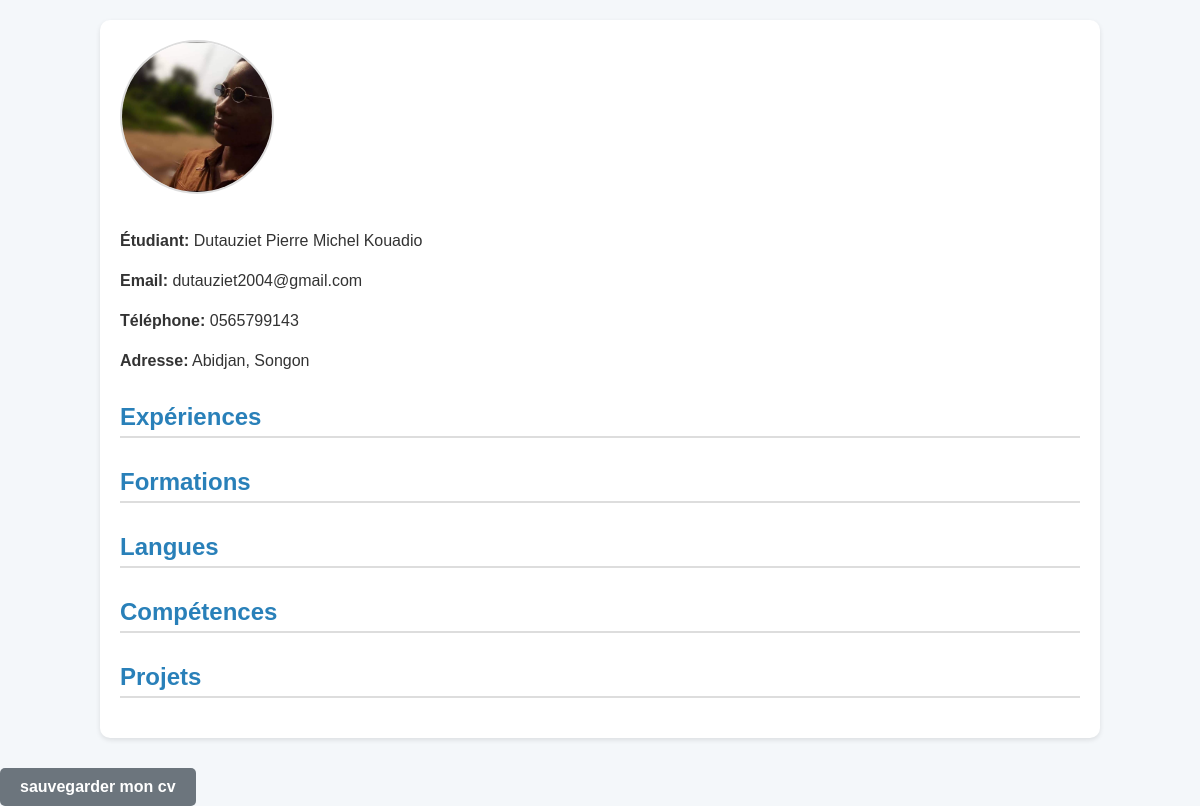
The page /generer_cv/ (signed in) on the database its author committed.
### MON_CV/models.py (models this page shows, shortened)
class Etudiant(models.Model):
    user = models.OneToOneField(User, on_delete=models.CASCADE)  # Relation avec l'utilisateur Django
    nom = models.CharField(max_length=100)
    prenom = models.CharField(max_length=100)
    email = models.EmailField(unique=True)  # Unicité pour éviter les doublons
    tel = models.CharField(max_length=15)
    adresse = models.TextField()
    photo = models.ImageField(upload_to='photos/', default='photos/default.jpg')

### MON_CV/views.py (the view)
# urls.py: path('generer_cv/', views.generer_cv, name='generer_cv'),
def generer_cv(request):
    etudiant = Etudiant.objects.get(user=request.user)
    selected_experiences = Experience.objects.filter(id__in=request.session.get('selected_experiences', []))
    selected_formations = Formation.objects.filter(id__in=request.session.get('selected_formations', []))
    selected_langues = Langue.objects.filter(id__in=request.session.get('selected_langues', []))
    selected_competences = Competence.objects.filter(id__in=request.session.get('selected_competences', []))
    selected_projets = Projet.objects.filter(id__in=request.session.get('selected_projets', []))
    return render(request, 'cv_style.html', {
            'etudiant': etudiant,
            'experiences': selected_experiences,
            'formations': selected_formations,
            'langues': selected_langues,
            'competences': selected_competences,
            'projets': selected_projets
        })

### templates/cv_style.html (shortened to what this page needs)
<!DOCTYPE html>
<html lang="en">
<head>
</head>
<body>
    <div class="container">
        <div class="photo-etudiant">
            <img src="{{ etudiant.photo.url }}" alt="{{ etudiant.nom }} {{ etudiant.prenom }}" class="img-thumbnail" width="150">
            <p><strong>Étudiant:</strong> {{ etudiant.prenom }} {{ etudiant.nom }}</p>
            <p><strong>Email:</strong> {{ etudiant.email }}</p>
            <p><strong>Téléphone:</strong> {{ etudiant.tel }}</p>
            <p><strong>Adresse:</strong> {{ etudiant.adresse }}</p>
        </div>
        <div class="cv-details">
            <h2>Expériences</h2>
            <h2>Formations</h2>
            <h2>Langues</h2>
            <h2>Compétences</h2>
            <h2>Projets</h2>
        </div>
    </div>
 <div class="but">
<a href="{% url 'sauvegarder_cv' %}" class="btn btn-secondary">sauvegarder mon cv</a>
        </div>
</body>
</html>

### templates/cv_style.html (style rules this page uses)
body { font-family: 'Arial', sans-serif; margin: 0; padding: 0; background-color: #f4f7fa; color: #333; }
.container { width: 80%; margin: 20px auto; padding: 20px; background-color: #fff; border-radius: 10px; box-shadow: 0 2px 5px rgba(0, 0, 0, 0.1); }
h1, h2 { color: #2980b9; }
h2 { font-size: 24px; margin-top: 30px; border-bottom: 2px solid #ddd; padding-bottom: 5px; }
p { font-size: 16px; line-height: 1.5; margin-bottom: 10px; }
.photo-etudiant img { width: 150px; height: 150px; border-radius: 50%; border: 2px solid #ddd; margin-bottom: 15px; }
.btn { background-color: #2980b9; color: #fff; padding: 10px 20px; border-radius: 5px; text-decoration: none; font-size: 16px; display: inline-block; margin-top: 10px; }
.btn-secondary { background-color: #95a5a6; }
.but { display: flex; justify-content: space-between; align-items: center; gap: 10px; margin-top: 20px; }
.but a, .but button { display: inline-block; padding: 10px 20px; font-size: 16px; font-weight: bold; text-align: center; text-decoration: none; border-radius: 5px; border: none; cursor: pointer; transition: background-color 0.3s, transform 0.2s; }
.but .btn-secondary { background-color: #6c757d; color: #fff; }

### rows shown on the page
Etudiant: photo (picture), prenom "Dutauziet Pierre Michel", nom "Kouadio", email "dutauziet2004@gmail.com", tel "0565799143", adresse "Abidjan, Songon"
